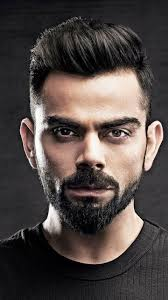
#> input picture face1.jfif, 168 x 300 px
$ jupyter execute --allow-errors object_detection.ipynb
#> lines starting #> are read from the running program, lines starting #| are printed output that depends on the picture; after the words box and inside, x2 and y2 are one past the last pixel; in counts of white or black regions, pixels touching at a corner belong together
#> further down, img is the input picture: shape (300, 168, 3); mean B, G, R 68.6, 71.4, 80.1
[cell 1]
import cv2
import matplotlib.pyplot as plt

[cell 2]
img=cv2.imread("image.jpg")

#> (the rest of this cell did not finish here and is left out)

[cell 3]
#recognition
#to recognize big signs as well as small ones we will use detectMultiScale() function of open cv
data=cv2.CascadeClassifier("stop_data.xml")
#> (the rest of this cell did not finish here and is left out)

[cell 4]
plt.subplot(1, 1, 1)
#> (the rest of this cell did not finish here and is left out)

Haar Cascade is a machine learning-based approach where a lot of positive and negative images are used to train the classifier.

Positive images – These images contain the images which we want our classifier to identify.
Negative Images – Images of everything else, which do not contain the object we want to detect

[cell 5]
import numpy as np

[cell 6]
face_cascade=cv2.CascadeClassifier("haarcascade_frontalface_default.xml")
eye_cascade=cv2.CascadeClassifier("haarcascade_eye.xml")

[cell 7]
def detect_face(img):
  face_img=img.copy()
  face_rect=face_cascade.detectMultiScale(face_img,
                                          scaleFactor=1.2,
                                          minNeighbors=5)
#> face_rect = [[28, 85, 126, 126]]
  for (x,y,w,h) in face_rect:
    cv2.rectangle(face_img,(x,y),(x+w,y+h),(255,255,255),10)
    return face_img
#> this loop made 1 pass
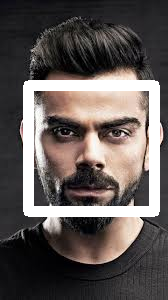
#> face_img: shape (300, 168, 3); 10.92% of pixels changed, all inside (x1, y1, x2, y2) = (23, 80, 160, 217)

[cell 8]
def detect_eyes(img):
    eye_img=img.copy()
    eye_rect=eye_cascade.detectMultiScale(eye_img,
                                            scaleFactor = 1.2,
                                            minNeighbors = 5)
#> eye_rect = [[49, 117, 31, 31], [94, 113, 39, 39]]
    for (x, y, w, h) in eye_rect:
        cv2.rectangle(eye_img,(x, y),
                      (x + w,y + h),(255, 255, 255),10)
#> this loop made 2 passes
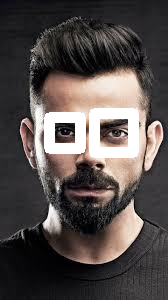
#> eye_img: shape (300, 168, 3); 5.95% of pixels changed, all inside (x1, y1, x2, y2) = (44, 108, 139, 158)
#> the loop in detect_face, `for (x,y,w,h) in face_rect:` made 1 pass
    return eye_img

[cell 9]
img=cv2.imread("face1.jfif")
img_copy=img.copy()
face=detect_face(img_copy)
plt.imshow(face)

[cell 10]
eyes=detect_eyes(img_copy)
plt.imshow(eyes)

[cell 11]
eyes_face=detect_face(img_copy)
eyes_face=detect_eyes(eyes_face)
#> the loop in detect_eyes (call 2), `for (x, y, w, h) in eye_rect:` made 2 passes
#> after the loop in detect_eyes (call 2), `for (x, y, w, h) in eye_rect:`:
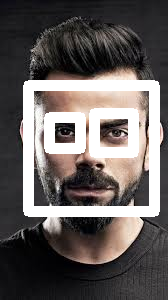
#> eye_img: shape (300, 168, 3); 5.95% of pixels changed, all inside (x1, y1, x2, y2) = (44, 108, 139, 158)
